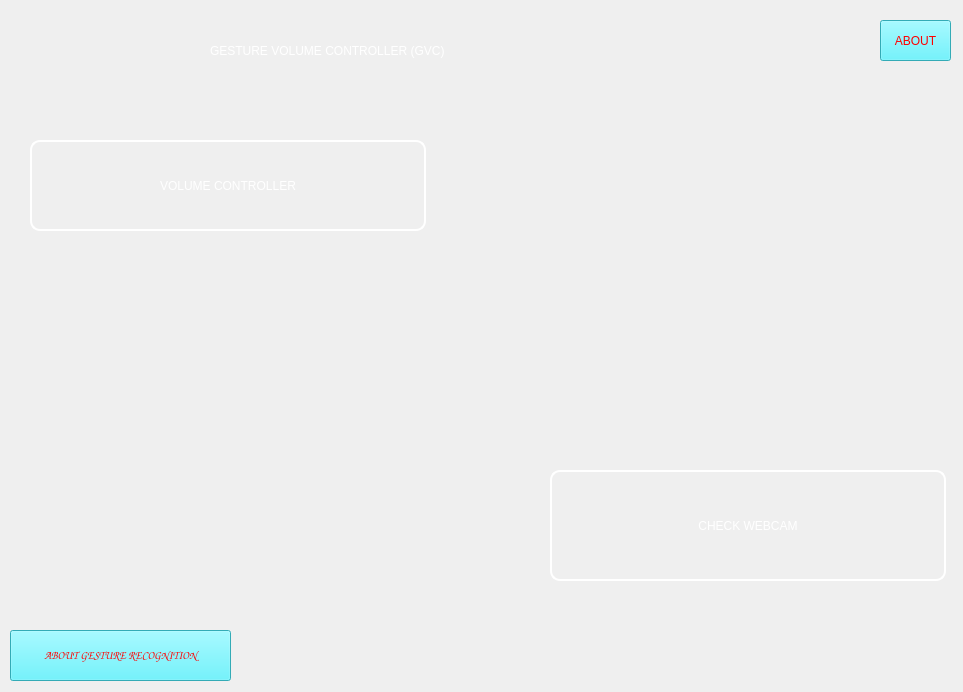
<?xml version="1.0" encoding="UTF-8"?>
<ui version="4.0">
 <class>MainWindow</class>
 <widget class="QMainWindow" name="MainWindow">
  <property name="geometry">
   <rect>
    <x>0</x>
    <y>0</y>
    <width>963</width>
    <height>692</height>
   </rect>
  </property>
  <property name="mouseTracking">
   <bool>false</bool>
  </property>
  <property name="windowTitle">
   <string>MainWindow</string>
  </property>
  <property name="autoFillBackground">
   <bool>true</bool>
  </property>
  <property name="styleSheet">
   <string notr="true"/>
  </property>
  <widget class="QWidget" name="centralwidget">
   <widget class="QLabel" name="label_2">
    <property name="geometry">
     <rect>
      <x>0</x>
      <y>0</y>
      <width>971</width>
      <height>691</height>
     </rect>
    </property>
    <property name="autoFillBackground">
     <bool>false</bool>
    </property>
    <property name="text">
     <string/>
    </property>
    <property name="pixmap">
     <pixmap>../../Downloads/v478-taus-06-technology_1.jpg</pixmap>
    </property>
    <property name="scaledContents">
     <bool>true</bool>
    </property>
   </widget>
   <widget class="QLabel" name="label">
    <property name="geometry">
     <rect>
      <x>201</x>
      <y>10</y>
      <width>551</width>
      <height>81</height>
     </rect>
    </property>
    <property name="styleSheet">
     <string notr="true">
border-width: 2px;
border-radius:10px;
font: 16pt &quot;Comic Sans MS&quot;;
min-width: 10em;
padding: 6px;
color: white;</string>
    </property>
    <property name="text">
     <string>GESTURE VOLUME CONTROLLER (GVC)</string>
    </property>
   </widget>
   <widget class="QPushButton" name="pushButton">
    <property name="geometry">
     <rect>
      <x>550</x>
      <y>470</y>
      <width>396</width>
      <height>111</height>
     </rect>
    </property>
    <property name="cursor">
     <cursorShape>PointingHandCursor</cursorShape>
    </property>
    <property name="styleSheet">
     <string notr="true">border-style: outset;
border-width: 2px;
border-radius:10px;
font: 16pt &quot;Comic Sans MS&quot;;
min-width: 10em;
padding: 6px;
color: white;</string>
    </property>
    <property name="text">
     <string>CHECK WEBCAM</string>
    </property>
   </widget>
   <widget class="QPushButton" name="pushButton_2">
    <property name="geometry">
     <rect>
      <x>880</x>
      <y>20</y>
      <width>71</width>
      <height>41</height>
     </rect>
    </property>
    <property name="cursor">
     <cursorShape>PointingHandCursor</cursorShape>
    </property>
    <property name="styleSheet">
     <string notr="true">font: 10pt &quot;Comic Sans MS&quot;;
color: red;
background-color: rgb(71, 240, 255);</string>
    </property>
    <property name="text">
     <string>ABOUT</string>
    </property>
   </widget>
   <widget class="QPushButton" name="pushButton_3">
    <property name="geometry">
     <rect>
      <x>30</x>
      <y>140</y>
      <width>396</width>
      <height>91</height>
     </rect>
    </property>
    <property name="cursor">
     <cursorShape>PointingHandCursor</cursorShape>
    </property>
    <property name="styleSheet">
     <string notr="true">border-style: outset;
border-width: 2px;
border-radius:10px;
font: 16pt &quot;Comic Sans MS&quot;;
min-width: 10em;
padding: 6px;
color: white;
clicked: black;</string>
    </property>
    <property name="text">
     <string>VOLUME CONTROLLER</string>
    </property>
   </widget>
   <widget class="QPushButton" name="pushButton_4">
    <property name="geometry">
     <rect>
      <x>10</x>
      <y>630</y>
      <width>221</width>
      <height>51</height>
     </rect>
    </property>
    <property name="font">
     <font>
      <family>Comic Sans MS</family>
      <pointsize>8</pointsize>
      <weight>75</weight>
      <italic>false</italic>
      <bold>true</bold>
     </font>
    </property>
    <property name="cursor">
     <cursorShape>PointingHandCursor</cursorShape>
    </property>
    <property name="styleSheet">
     <string notr="true">

color: red;
background-color: rgb(71, 240, 255);</string>
    </property>
    <property name="text">
     <string>ABOUT GESTURE RECOGNITION</string>
    </property>
   </widget>
   <zorder>label_2</zorder>
   <zorder>label</zorder>
   <zorder>pushButton_3</zorder>
   <zorder>pushButton_4</zorder>
   <zorder>pushButton</zorder>
   <zorder>pushButton_2</zorder>
  </widget>
  <action name="actionabc1_qrc">
   <property name="text">
    <string>abc1.qrc</string>
   </property>
  </action>
 </widget>
 <resources>
  <include location="backgroundimage.qrc"/>
 </resources>
 <connections/>
</ui>
